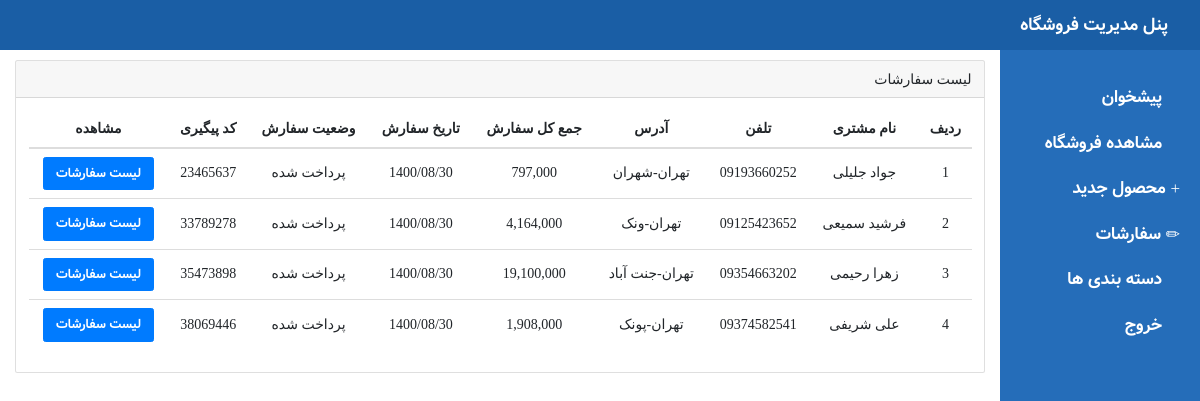
The app's page /Admin/index.php?orders (signed in) with its own data.
### tables this page shows
CREATE TABLE `orders` (
  `customer` text NOT NULL,
  `tel` text NOT NULL,
  `address` text NOT NULL,
  `priceCol` bigint(20) NOT NULL,
  `dateOrder` text NOT NULL,
  `status` text NOT NULL,
  `trackCode` text NOT NULL
);

### Admin/orders.php (the view, shortened to what this page needs)
<?php
require_once '../connectDB/config.php';
?>
<div class="card mb-3">
    <div class="card-header">
        لیست سفارشات
    </div>
    <div class="card-body">
        <div class="table-responsive">
            <table class="table float-right" style="direction: rtl">
                <thead>
                <tr>
                    <th>ردیف</th>
                    <th>نام مشتری</th>
                    <th>تلفن</th>
                    <th>آدرس</th>
                    <th>جمع کل سفارش</th>
                    <th>تاریخ سفارش</th>
                    <th>وضعیت سفارش</th>
                    <th>کد پیگیری</th>
                    <th>مشاهده</th>
                </tr>
                </thead>
                <tbody>
                <?php
                $num = 1;
                $query = mysqli_query($connection, "Select * From orders");
                while ($row = mysqli_fetch_array($query)):
                    ?>
                    <tr>
                        <td><?php echo $num++ ?></td>
                        <td><?php echo $row['customer'] ?></td>
                        <td><?php echo $row['tel'] ?></td>
                        <td><?php echo $row['address'] ?></td>
                        <td><?php echo number_format($row['priceCol']) ?></td>
                        <td><?php echo $row['dateOrder'] ?></td>
                        <td><?php echo $row['status'] ?></td>
                        <td><?php echo $row['trackCode'] ?></td>
                        <td>
                            <a href="index.php?orderDT?trackCode=<?php echo $row['trackCode'] ?>" class="btn btn-primary">لیست سفارشات</a>
                        </td>
                    </tr>
                <?php
                endwhile;
                ?>
                </tbody>
            </table>
        </div>
    </div>
</div>

### Admin/style.css (style rules this page uses)
* { margin: 0; padding: 0; }
.table td, .table th { vertical-align: middle; text-align: center; }

### records on screen
orders: customer "جواد جلیلی", tel "09193660252", address "تهران-شهران", priceCol "797,000", dateOrder "1400/08/30", status "پرداخت شده", trackCode "23465637"
orders: customer "فرشید سمیعی", tel "09125423652", address "تهران-ونک", priceCol "4,164,000", dateOrder "1400/08/30", status "پرداخت شده", trackCode "33789278"
orders: customer "زهرا رحیمی", tel "09354663202", address "تهران-جنت آباد", priceCol "19,100,000", dateOrder "1400/08/30", status "پرداخت شده", trackCode "35473898"
orders: customer "علی شریفی", tel "09374582541", address "تهران-پونک", priceCol "1,908,000", dateOrder "1400/08/30", status "پرداخت شده", trackCode "38069446"
